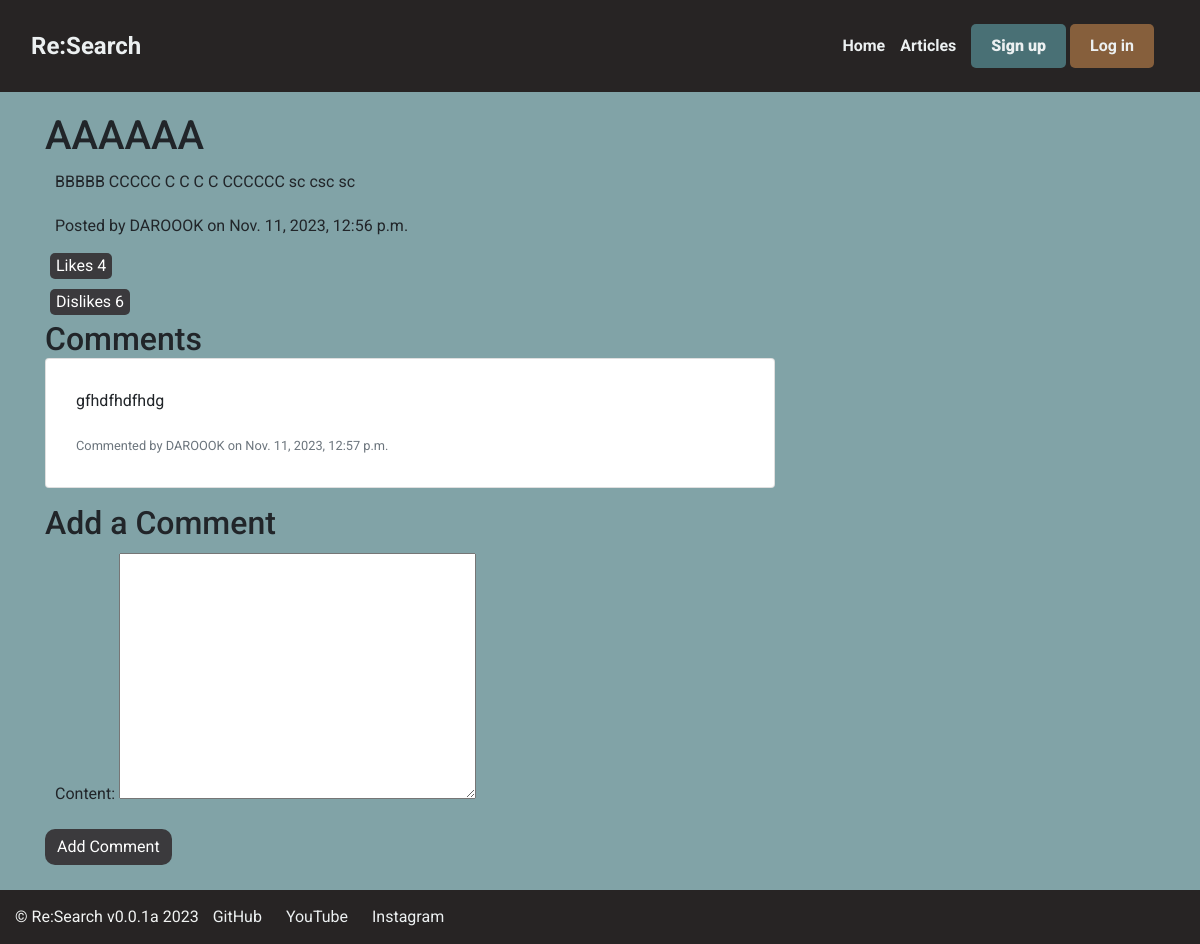
/post/1/, run on an earlier commit of the app's database.
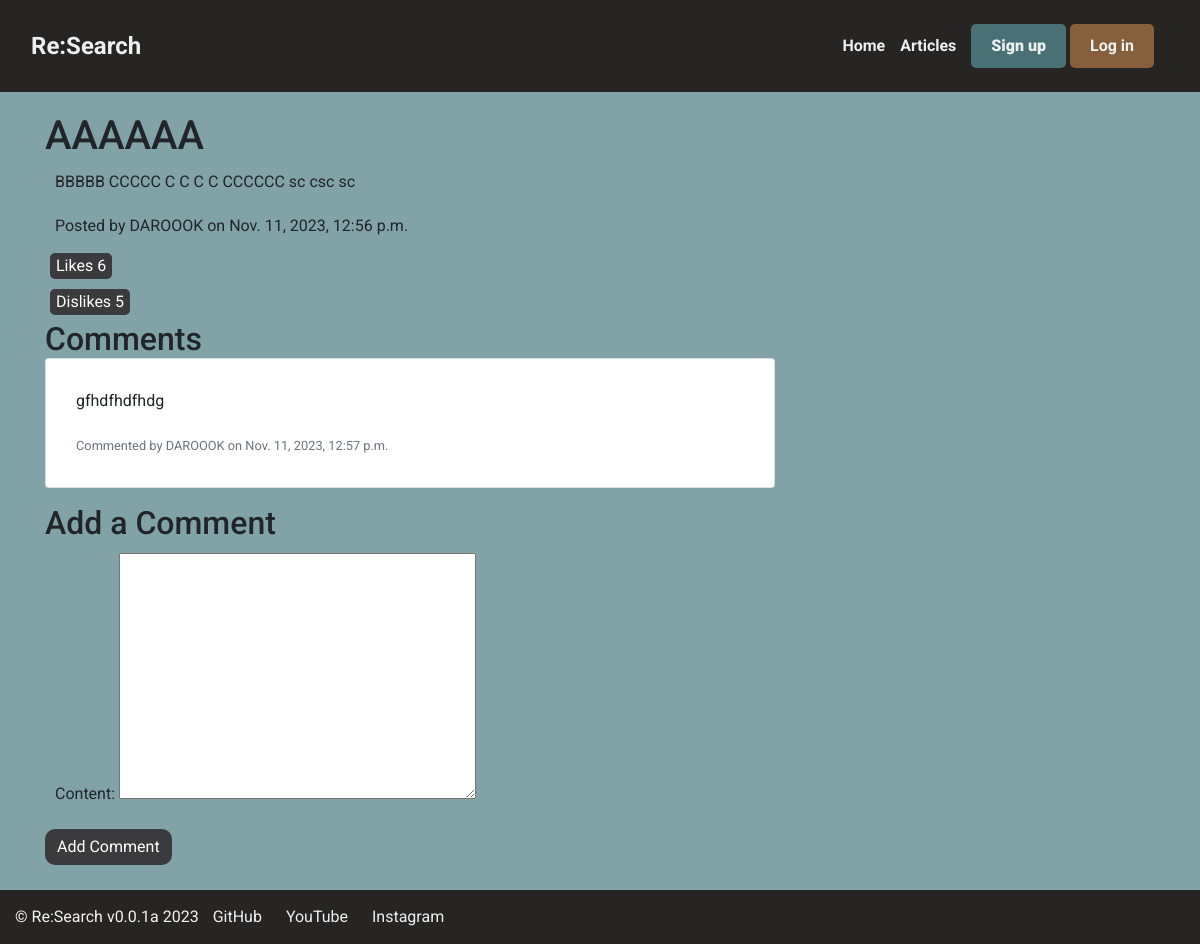
And on a later commit of the database.
### helper/models.py (models this page shows, shortened)
class Post(models.Model):
    title = models.CharField(max_length=100)
    sphere = models.CharField(max_length=100)
    content = models.TextField()
    date_posted = models.DateTimeField(default=timezone.now)
    author = models.ForeignKey(User, on_delete=models.CASCADE)
    likes = models.IntegerField(default=0)
    dislikes = models.IntegerField(default=0)
    verified = models.BooleanField(default=False)

### helper/views.py (the view)
# urls.py: path('post/<int:pk>/', PostDetailView.as_view(), name='post-detail'),
class PostDetailView(DetailView):
    model = Post
    template_name = 'helper/post_detail.html'
    context_object_name = 'posts'
    def get_context_data(self, **kwargs):
        context = super().get_context_data(**kwargs)
        context['comments'] = PostComments.objects.filter(post_id=self.kwargs['pk']).order_by('-date_posted')
        context['comment_form'] = CommentForm()
        return context

### helper/forms.py
class CommentForm(forms.ModelForm):
    class Meta:
        model = PostComments
        fields = ['content']

### helper/templates/helper/post_detail.html (shortened to what this page needs)
{% extends 'helper/base.html' %}
{% block content %}
  <div class="content-section">
    <h1>{{ posts.title }}</h1>
    <p>{{ posts.content }}</p>
    <p>Posted by {{ posts.author.username }} on {{ posts.date_posted }}</p>
    <form method="post" action="{% url 'like-post' pk=posts.pk %}">
        <button type="submit">Likes {{ posts.likes }}</button>
    </form>
    <form method="post" action="{% url 'dislike-post' pk=posts.pk %}">
        <button type="submit">Dislikes {{ posts.dislikes }}</button>
    </form>
    <h2>Comments</h2>
    {% for comment in comments %}
      <div class="card mb-3">
        <div class="card-body">
          <p class="card-text">{{ comment.content }}</p>
          <p class="card-text"><small class="text-muted">Commented by {{ comment.author.username }} on {{ comment.date_posted }}</small></p>
        </div>
      </div>
    {% endfor %}
    <h2>Add a Comment</h2>
    <form method="post" action="{% url 'comment-create' pk=posts.pk %}">
      {{ comment_form.as_p }}
      <button type="submit" class="btn btn-primary">Add Comment</button>
    </form>
  </div>
{% endblock %}

What changed in the data, as far as the page shows it:
changed Post "AAAAAA": likes "4" → "6"; dislikes "6" → "5"
